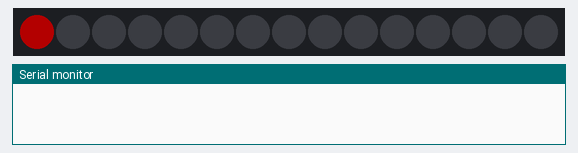
A sketch run on a simulated Arduino Uno, built with avr-gcc and run on an emulated ATmega328P. Parts: 15 RGB LEDs in strip order, left to right, the last lines printed to the serial monitor. Dim RGB values are drawn brighter than linear.

Above: at 0.01 s.
At 0.54 s:
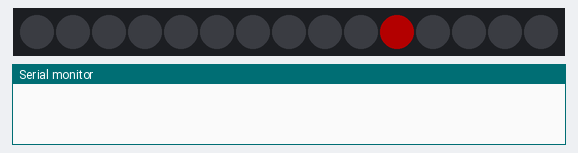
At 1.07 s:
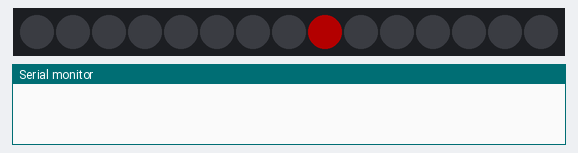
At 2.25 s:
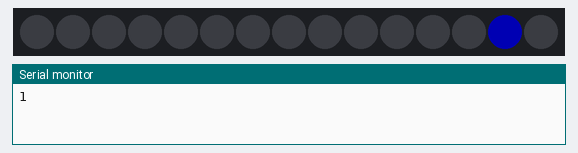
At 3.31 s:
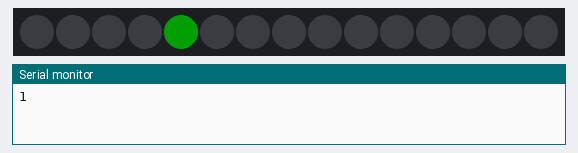
At 4.49 s:
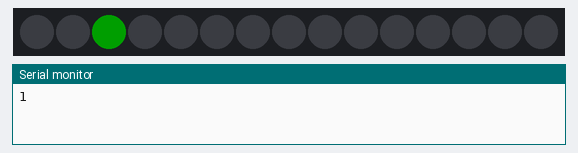

Measured:
- by itself, everything shown: repeats every 4.6 s, in 87 steps

The sketch:

fastled.ino
```cpp
#include <FastLED.h>

#define NUM_LEDS 15
#define LED_PIN 6

CRGB leds[NUM_LEDS];

int a = 0;


void setup() {
  FastLED.addLeds<WS2812B, LED_PIN, GRB>(leds, NUM_LEDS);
  FastLED.setBrightness(60);
  FastLED.setMaxPowerInVoltsAndMilliamps( 5, 300);
  Serial.begin(9600);

}

void loop() {
int b = a % 3;

switch(b) {
  case 0:
    for(int i=0; i<=NUM_LEDS-1; i++) {
    leds[i] = CRGB::Red;
    FastLED.show();
    delay(50);
    leds[i] = CRGB::Black;
    FastLED.show();
  }
  for(int i=NUM_LEDS-2; i>=0; i--) {
    leds[i] = CRGB::Red;
    FastLED.show();
    delay(50);
    leds[i] = CRGB::Black;
    FastLED.show();
  }
  a++;
  Serial.println(a);
  break;
  case 1:
  for(int i=0; i<=NUM_LEDS-1; i++) {
    leds[i] = CRGB::Blue;
    FastLED.show();
    delay(50);
    leds[i] = CRGB::Black;
    FastLED.show();
  }
  for(int i=NUM_LEDS-2; i>=0; i--) {
    leds[i] = CRGB::Blue;
    FastLED.show();
    delay(50);
    leds[i] = CRGB::Black;
    FastLED.show();
  }
  a++;
  break;
    case 2:
  for(int i=0; i<=NUM_LEDS-1; i++) {
    leds[i] = CRGB::Green;
    FastLED.show();
    delay(50);
    leds[i] = CRGB::Black;
    FastLED.show();
  }
  for(int i=NUM_LEDS-2; i>=0; i--) {
    leds[i] = CRGB::Green;
    FastLED.show();
    delay(50);
    leds[i] = CRGB::Black;
    FastLED.show();
  }
  a++;
  break;
}


}
```
